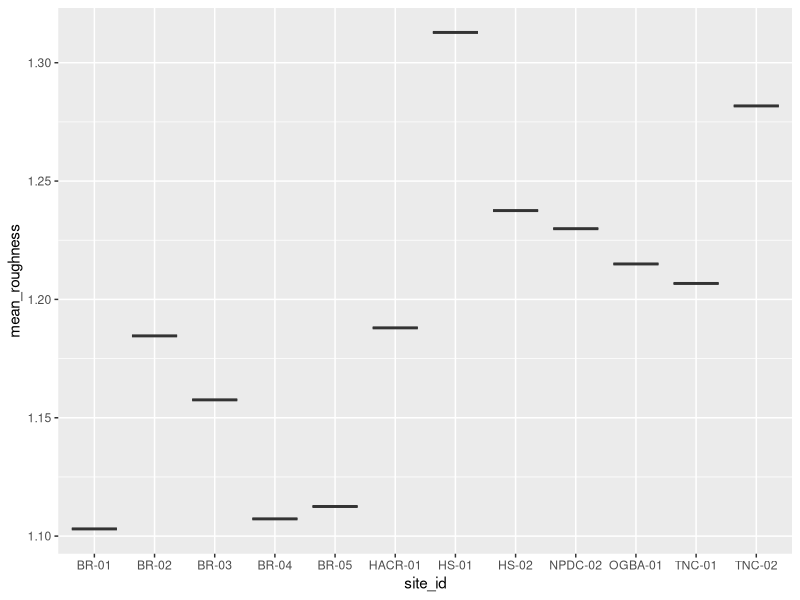

The R script that drew this image: (Note: this script raises an error after producing the figure.)
## Line Point Data for observational study 

## load packages 

library(tidyverse)
library("RColorBrewer")
library("vegan")
library("permute")
library("lattice")
library(DBI)
library(RSQLite)

## import raw data using tidyverse functoin and look at structure 

line_point <- read_csv("line_point_data.csv")

micro <- read_csv("micro_measurements.csv")
str(micro)


## calculate roughness and relief and summary stats ---------

micro_measurements <- micro %>%
  mutate(roughness = (pin_profile_length_cm/profilometer_width_cm),
                   relief = (max_pin_height_cm-min_pin_height_cm)) %>% 
  group_by(site_id) %>% 
  summarise(mean_roughness = mean(roughness, na.rm = TRUE),
            sd_roughness = sd(roughness, na.rm = TRUE),
            nsize_rough = sum(!is.na(roughness)),
            se_roughness = sd_roughness/sqrt(nsize_rough),
            mean_relief = mean(relief, na.rm = TRUE),
            sd_relief = sd(relief, na.rm = TRUE), 
            nsize_relief = sum(!is.na(relief)), 
            se_relief = sd_relief/sqrt(nsize_relief))

##ggplots of microtopography by site --------

relief_by_site <- ggplot(micro_measurements, aes(site_id, mean_roughness)) +
  geom_boxplot()

## Change line point data into percent cover of species by site 

tl <- line_point %>% select(c(2,6)) %>% rename(species = top_layer)
c1 <- line_point %>% select(c(2,7)) %>% rename(species = code_1)
c2 <- line_point %>% select(c(2,8)) %>% rename(species = code_2)
c3 <- line_point %>% select(c(2,9)) %>% rename(species = code_3)

new_df <- rbind(tl,c1,c2,c3)

percent_cover <- new_df %>% 
  group_by(site_id) %>% 
  count(species) %>% 
  filter(!is.na(species)) %>% 
  mutate(n_hits = n,
         percent_cover = n/150) %>% 
  select(site_id,
         species,
         percent_cover) %>%
  pivot_wider(names_from = species,
              values_from = percent_cover) %>% 
  replace(is.na(.), 0) %>% 
  filter(site_id != "FABA-01") %>% 
  filter(site_id != "PSG-01") %>% 
  filter(site_id != "NPDC-01")

  
  
view(percent_cover) 
str(percent_cover)

str(df)


## NMDS ----

df <- as.data.frame(percent_cover)

df2 <- subset(df, select = -site_id)

## some code from the internet converting to relative abundance
cover.rel <-         
  decostand(percent_cover, method = "total")


plotdatamatrix<- as.matrix(df2)

str(plotdatamatrix)

env <- data.frame(micro_measurements$mean_roughness, 
                  micro_measurements$mean_relief)

plotdatamatrix2<-as.matrix(plant_comm[, -c("site", "relief", "roughness", 
                                           "AP Z", "BOME", "HOMA", "LASE", 
                                           "MEAL", "POLYGONUM", "PONO",
                                           "SCPU", "SPMA", "SUCA", "TRFR", 
                                           "VEAN AQ", "UNK BROME", "UNK FORB",
                                           "UNK GRASS")])


#NMDS

obsv_NMDS = metaMDS(plotdatamatrix, k=3) ## stress is minimized with 3 dimensions

en = envfit(obsv_NMDS, env, permutations = 999, na.rm = TRUE)


obsv_NMDS

plot(obsv_NMDS)
plot(en)
stressplot(obsv_NMDS)

#### NMDS dropped rare species 

NMDS_2 = metaMDS(plotdatamatrix2, k=2)
en = envfit(NMDS_2, env, permutations = 999, na.rm = TRUE)
plot(NMDS_2)
plot(en)
stressplot(NMDS_2)

#extract scores and make sure side_id columns added
data.scores <- as.data.frame(scores(obsv_NMDS))

#Using the scores function to extract the site scores and convert to a data.frame

data.scores$site_id <- df$site_id  
data.scores$Roughness <- micro_measurements$mean_roughness
data.scores$Relief <- micro_measurements$mean_relief


en_coord_cont = as.data.frame(scores(en, "vectors")) * ordiArrowMul(en)

library(data.table)
(setattr(en_coord_cont, "row.names", c("Roughness", "Relief")))



#species scores
species.scores <- as.data.frame(scores(obsv_NMDS, "species"))  
#Using the scores function from vegan to extract the species scores and convert\
#to a data.frame
species.scores$species <- rownames(species.scores)  
# create a column of species, from the rownames of species.scores



species.scores_common <- species.scores %>% 
  slice(1:3, 5, 6, 9, 11, 14, 18, 20:22) 

species.scores_common$species <- rownames(species.scores_common) 


## plotting ------ 

NMDS_1 = ggplot(data = data.scores, aes(x = NMDS1, y = NMDS2)) + 
  geom_point(data = data.scores, aes(colour = site_id), size = 5, alpha = 0.5) +
  geom_point(data = species.scores_common, size = 0, alpha = 0.5)+
  geom_segment(aes(x = 0, y = 0, xend = NMDS1, yend = NMDS2), 
               data = en_coord_cont, size =1, alpha = 2, colour = "grey30") +
  geom_text(data = en_coord_cont, aes(x = NMDS1, y = NMDS2), colour = "grey30", 
            fontface = "bold", label = row.names(en_coord_cont)) +
  geom_text(data = species.scores_common, aes(label=species), hjust=0, vjust=0) +
  theme(axis.title = element_text(size = 10, face = "bold", colour = "grey30"), 
        panel.background = element_blank(), panel.border = element_rect(fill = NA, colour = "grey30"), 
        axis.ticks = element_blank(), axis.text = element_blank(), legend.key = element_blank(), 
        legend.title = element_text(size = 10, face = "bold", colour = "grey30"), 
        legend.text = element_text(size = 9, colour = "grey30")) +
  labs(colour = "Site") + 
  theme_minimal()

ggsave("NMDS_1.png", width = 30, height = 25, units = "cm")


gg2 = ggplot(data = data.scores, aes(x = NMDS1, y = NMDS2)) + 
  geom_point(data = data.scores, aes(colour = site_id, size = 5, alpha = 0.5) +
  geom_point(data = species.scores_common, size = 1, alpha = 0.5)+
  geom_segment(aes(x = 0, y = 0, xend = NMDS1, yend = NMDS2), 
               data = en_coord_cont, size =1, alpha = 2, colour = "grey30") +
  geom_text(data = en_coord_cont, aes(x = NMDS1, y = NMDS2), colour = "grey30", 
            fontface = "bold", label = "Roughness")) +
  geom_text(data = species.scores_common, aes(label=species), hjust=0, vjust=0) +
  theme(axis.title = element_text(size = 10, face = "bold", colour = "grey30"), 
        panel.background = element_blank(), panel.border = element_rect(fill = NA, colour = "grey30"), 
        axis.ticks = element_blank(), axis.text = element_blank(), legend.key = element_blank(), 
        legend.title = element_text(size = 10, face = "bold", colour = "grey30"), 
        legend.text = element_text(size = 9, colour = "grey30")) +
  labs(colour = "Site")
